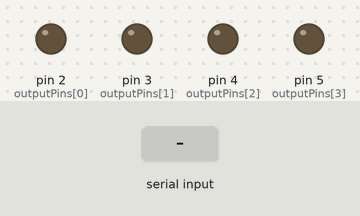
Bench run of a sketch on a simulated Arduino Uno, built with avr-gcc and run on an emulated ATmega328P. Shown: output pins drawn as LEDs (lit = HIGH). Inputs (shaded band) come from the test bench.

Above: at 1.2 s.
1.3 s: "90,45\n" received over Serial
At 2.4 s:
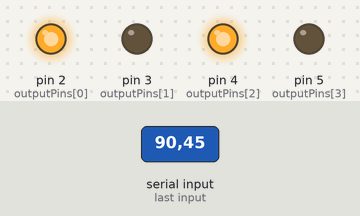
2.8 s: "30,150\n" received over Serial
At 3.6 s:
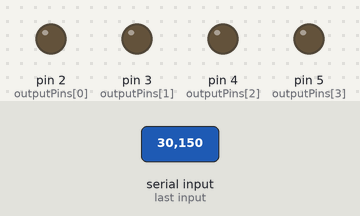
4.3 s: "200\n" received over Serial
5.8 s: "5\n" received over Serial
At 6.9 s:
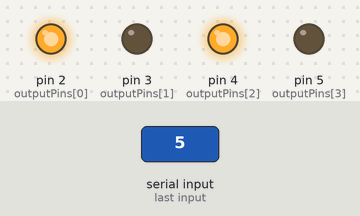
7.3 s: "90\n" received over Serial
At 8.1 s:
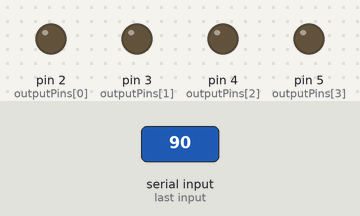
Timing chart, 0 to 9.8 s (numbered marks = the images above; inputs shaded):
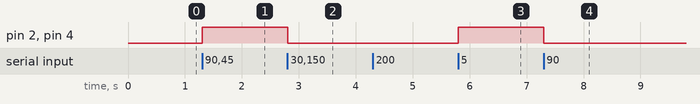

Measured:
- after the input at 1.3 s, pin 2 (outputPins[0]), pin 4 (outputPins[2]): LOW → HIGH at once
- after the input at 2.8 s, pin 2 (outputPins[0]), pin 4 (outputPins[2]): HIGH → LOW at once
- after the input at 5.8 s, pin 2 (outputPins[0]), pin 4 (outputPins[2]): LOW → HIGH at once
- after the input at 7.3 s, pin 2 (outputPins[0]), pin 4 (outputPins[2]): HIGH → LOW at once

The sketch:

SerialCommforFPGA.ino
```cpp
const int outputPins[] = {2, 3, 4, 5}; // Digital pins used for output

void setup() {
  Serial.begin(9600);  // Start the serial communication
  for (int i = 0; i < 4; i++) {
    pinMode(outputPins[i], OUTPUT);
  }
}

void loop() {
  if (Serial.available()) {
    char digit = Serial.read();
    if (digit >= '0' && digit <= '9') {
      setDigit(digit - '0');
    }
  }
}

void setDigit(int digit) {
  for (int i = 0; i < 4; i++) {
    digitalWrite(outputPins[i], (digit >> i) & 0x01);
  }
}
```
